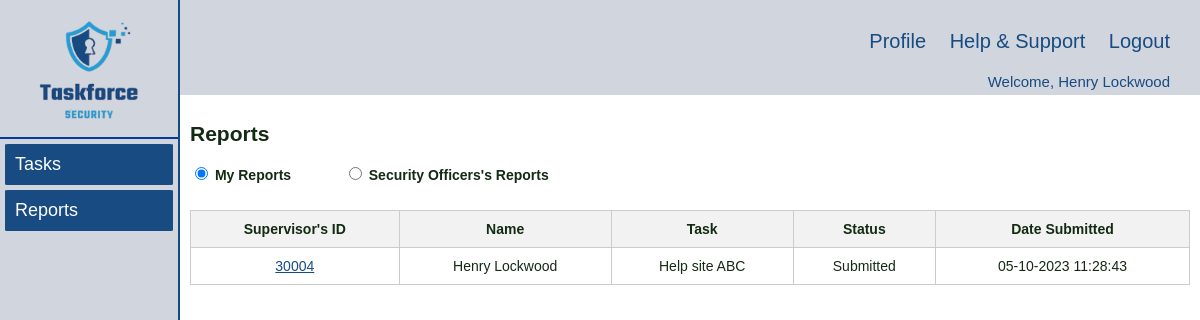
/supervisor/reports.php (signed in), run on an earlier commit of the app's database.
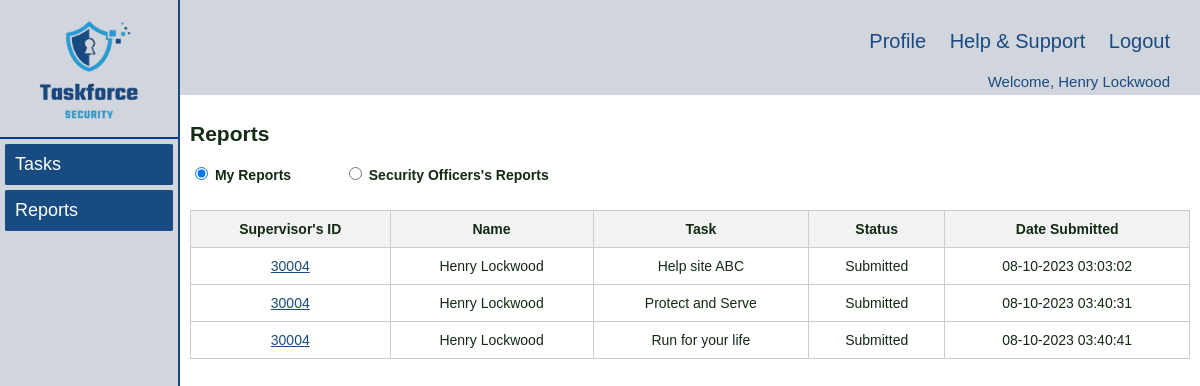
And on a later commit of the database.
### tables this page shows
CREATE TABLE `Report` (
  `taskId` int(5) NOT NULL,
  `userId` int(5) NOT NULL,
  `report` text DEFAULT NULL,
  `attachment` longblob DEFAULT NULL,
  `status` varchar(50) DEFAULT NULL,
  `timestamp` timestamp NULL DEFAULT NULL
);

CREATE TABLE `User` (
  `userId` int(5) NOT NULL,
  `fName` varchar(50) NOT NULL,
  `lName` varchar(50) NOT NULL,
  `role` varchar(20) NOT NULL,
  `dateStart` date NOT NULL,
  `password` varchar(30) NOT NULL,
  `timestamp` timestamp NOT NULL DEFAULT current_timestamp()
);

CREATE TABLE `Task` (
  `taskId` int(5) NOT NULL,
  `taskName` varchar(50) NOT NULL,
  `taskDetailsCli` text NOT NULL,
  `taskDetailsDis` text DEFAULT NULL,
  `taskDetailsSup` text DEFAULT NULL,
  `dateCreated` date NOT NULL,
  `dateFrom` date NOT NULL,
  `dateTo` date NOT NULL,
  `statusDis` char(5) NOT NULL,
  `statusSup` char(5) DEFAULT NULL,
  `dispatcherId` int(5) DEFAULT NULL,
  `supervisorId` int(5) DEFAULT NULL,
  `scheduleId` int(5) DEFAULT NULL,
  `declineReason` text DEFAULT NULL,
  `timestamp` timestamp NOT NULL DEFAULT current_timestamp() ON UPDATE current_timestamp()
);

### supervisor/reports.php (the view, shortened to what the changed rows need)
<!DOCTYPE html>
<html lang="en">
<head>
    <link rel="stylesheet" href="../styles/navigation.css" />
    <link rel="stylesheet" href="../styles/style.css" />
</head>
<body>
    <div class="wrapper">
        <div class="right_content">
                <?php
                $loginUserId = $_SESSION['loginUserId'];
                ?>
            <div class="main_content">
                <h2>Reports</h2>
                <form>
                    <div>
                        <table id="tasktable">
                            <thead>
                                <tr>
                                    <th>Supervisor's ID</th>
                                    <th>Name</th>
                                    <th>Task</th>
                                    <th>Status</th>
                                    <th>Date Submitted</th>
                                </tr>
                            </thead>
                            <tbody id="reportsTableBody">
                                <?php
                                    require_once "../inc/dbconn.inc.php";
                                    $sql = "SELECT R.taskId, R.userId, R.timestamp, T.taskName, U.fName, U.lName, R.status
                                    FROM Report R JOIN Task T ON R.taskId = T.taskId JOIN User U ON R.userId = U.userId
                                    WHERE T.statusDis IN ('DIS04','DIS05') AND T.supervisorId = $loginUserId AND R.userId = $loginUserId;
                                    ";
                                    $reports = [];
                                    if ($result = mysqli_query($conn, $sql)) {
                                        if (mysqli_num_rows($result) > 0) {
                                            while ($row = mysqli_fetch_assoc($result)) {
                                                $reports[] = $row;
                                            }
                                        }
                                    }
                                    foreach ($reports as $report) :
                                        $allCompleted = 0;
                                        $sql = "SELECT taskId,
                                        CASE WHEN COUNT(*) = SUM(CASE WHEN status = 'Completed' THEN 1 ELSE 0 END)
                                            THEN 1
                                            ELSE 0
                                        END AS all_completed
                                        FROM Report
                                        WHERE taskId = ? AND userId != $loginUserId
                                        GROUP BY taskId";
                                        $statement = mysqli_prepare($conn, $sql);
                                        if ($statement) {
                                            mysqli_stmt_bind_param($statement, 's', $report['taskId']);
                                            mysqli_stmt_execute($statement);
                                            $result = mysqli_stmt_get_result($statement);
                                            $row = mysqli_fetch_assoc($result);
                                        if ($row) {
                                            $allCompleted = $row['all_completed'];
                                        }
                                        } else {
                                        echo "Error in SQL statement: " . mysqli_error($conn);
                                        }
                                        if($allCompleted) {
                                ?>
                                    <tr>
                                        <td>
                                            <a href="javascript:void(0);" onclick="redirectToReportsSoSupPage('<?php echo $report['taskId']; ?>',
                                                '<?php echo $report['taskName']; ?>', '<?php echo $report['status']; ?>')">
                                                <?php echo $report['userId']; ?>
                                            </a>
                                        </td>
                                        <td><?php echo $report['fName'] . ' ' . $report['lName']; ?></td>
                                        <td><?php echo $report['taskName']; ?></td>
                                        <td><?php echo $report['status']; ?></td>
                                        <td>
                                        <?php
                                        if (!empty($report['timestamp'])) {
                                            $formattedTimestampSO = date('d-m-Y H:i:s', strtotime($report['timestamp']));
                                            echo htmlspecialchars($formattedTimestampSO);
                                        } else {
                                            echo '-';
                                        }
                                        ?>
                                        </td>
                                    </tr>
                                <?php }
                                endforeach;
                                ?>
                            </tbody>
                        </table>
                    </div>
                </form>
            </div>
        </div>
    </div>
</body>
</html>

What changed in the data, as far as the page shows it:
changed report "Help site ABC": timestamp "05-10-2023 11:28:43" → "08-10-2023 03:03:02"
now on this page (row edited): report: userId "30004", userId.fName "Henry", userId.lName "Lockwood", taskId.taskName "Protect and Serve", status "Submitted", timestamp "08-10-2023 03:40:31"
now on this page (row edited): report: userId "30004", userId.fName "Henry", userId.lName "Lockwood", taskId.taskName "Run for your life", status "Submitted", timestamp "08-10-2023 03:40:41"
